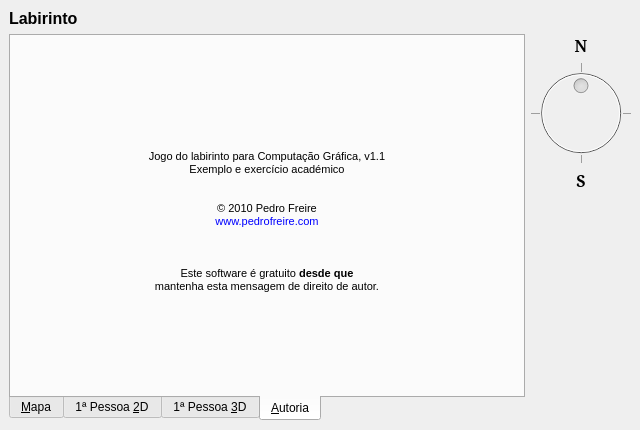
<?xml version="1.0" encoding="UTF-8"?>
<ui version="4.0">
 <author>Pedro Freire (www.pedrofreire.com)</author>
 <class>MainWindow</class>
 <widget class="QMainWindow" name="MainWindow">
  <property name="geometry">
   <rect>
    <x>0</x>
    <y>0</y>
    <width>640</width>
    <height>430</height>
   </rect>
  </property>
  <property name="windowTitle">
   <string>CG Maze (Labirinto)</string>
  </property>
  <property name="windowIcon">
   <iconset resource="imgs.qrc">
    <normaloff>:/mainwindow/imgs/mainwindow.icon.png</normaloff>:/mainwindow/imgs/mainwindow.icon.png</iconset>
  </property>
  <widget class="QWidget" name="centralwidget">
   <layout class="QVBoxLayout" name="verticalLayout">
    <item>
     <widget class="QLabel" name="label">
      <property name="font">
       <font>
        <pointsize>12</pointsize>
        <weight>75</weight>
        <bold>true</bold>
       </font>
      </property>
      <property name="toolTip">
       <string/>
      </property>
      <property name="text">
       <string>Labirinto</string>
      </property>
     </widget>
    </item>
    <item>
     <layout class="QHBoxLayout" name="horiz">
      <item>
       <widget class="QTabWidget" name="tabSet">
        <property name="enabled">
         <bool>true</bool>
        </property>
        <property name="contextMenuPolicy">
         <enum>Qt::NoContextMenu</enum>
        </property>
        <property name="tabPosition">
         <enum>QTabWidget::South</enum>
        </property>
        <property name="tabShape">
         <enum>QTabWidget::Rounded</enum>
        </property>
        <property name="currentIndex">
         <number>3</number>
        </property>
        <property name="elideMode">
         <enum>Qt::ElideNone</enum>
        </property>
        <property name="usesScrollButtons">
         <bool>false</bool>
        </property>
        <widget class="QWidget" name="tabMap">
         <attribute name="title">
          <string>&amp;Mapa</string>
         </attribute>
         <attribute name="toolTip">
          <string>Vista de cima do labirinto (mapa)</string>
         </attribute>
         <layout class="QVBoxLayout" name="verticalLayout_2">
          <item>
           <widget class="QFrame" name="frame">
            <property name="frameShape">
             <enum>QFrame::Box</enum>
            </property>
            <property name="frameShadow">
             <enum>QFrame::Plain</enum>
            </property>
            <layout class="QVBoxLayout" name="verticalLayout_5">
             <property name="margin">
              <number>0</number>
             </property>
             <item>
              <widget class="ViewMapGL" name="glViewMap" native="true">
               <property name="contextMenuPolicy">
                <enum>Qt::NoContextMenu</enum>
               </property>
              </widget>
             </item>
            </layout>
           </widget>
          </item>
          <item>
           <layout class="QHBoxLayout" name="horizontalLayout_2">
            <item>
             <spacer name="horizontalSpacer_4">
              <property name="orientation">
               <enum>Qt::Horizontal</enum>
              </property>
              <property name="sizeHint" stdset="0">
               <size>
                <width>40</width>
                <height>20</height>
               </size>
              </property>
             </spacer>
            </item>
            <item>
             <widget class="QPushButton" name="pushNew">
              <property name="minimumSize">
               <size>
                <width>0</width>
                <height>26</height>
               </size>
              </property>
              <property name="contextMenuPolicy">
               <enum>Qt::NoContextMenu</enum>
              </property>
              <property name="toolTip">
               <string>Começar de novo com outro labirinto</string>
              </property>
              <property name="text">
               <string>&amp;Novo</string>
              </property>
             </widget>
            </item>
            <item>
             <spacer name="horizontalSpacer_2">
              <property name="orientation">
               <enum>Qt::Horizontal</enum>
              </property>
              <property name="sizeHint" stdset="0">
               <size>
                <width>40</width>
                <height>20</height>
               </size>
              </property>
             </spacer>
            </item>
           </layout>
          </item>
         </layout>
        </widget>
        <widget class="QWidget" name="tabFP2D">
         <property name="enabled">
          <bool>true</bool>
         </property>
         <attribute name="title">
          <string>1ª Pessoa &amp;2D</string>
         </attribute>
         <attribute name="toolTip">
          <string>Vista de dentro do labirinto (com OpenGL 2D)</string>
         </attribute>
         <layout class="QVBoxLayout" name="verticalLayout_3">
          <item>
           <widget class="QFrame" name="frame_2">
            <property name="frameShape">
             <enum>QFrame::Box</enum>
            </property>
            <property name="frameShadow">
             <enum>QFrame::Plain</enum>
            </property>
            <layout class="QVBoxLayout" name="verticalLayout_6">
             <property name="margin">
              <number>0</number>
             </property>
             <item>
              <widget class="View2DGL" name="glView2D" native="true">
               <property name="contextMenuPolicy">
                <enum>Qt::NoContextMenu</enum>
               </property>
              </widget>
             </item>
            </layout>
           </widget>
          </item>
          <item>
           <layout class="QHBoxLayout" name="horizontalLayout">
            <item>
             <spacer name="horizontalSpacer_3">
              <property name="orientation">
               <enum>Qt::Horizontal</enum>
              </property>
              <property name="sizeHint" stdset="0">
               <size>
                <width>40</width>
                <height>20</height>
               </size>
              </property>
             </spacer>
            </item>
            <item>
             <widget class="QPushButton" name="pushTurnLeft2D">
              <property name="minimumSize">
               <size>
                <width>32</width>
                <height>24</height>
               </size>
              </property>
              <property name="contextMenuPolicy">
               <enum>Qt::NoContextMenu</enum>
              </property>
              <property name="toolTip">
               <string>Virar à esquerda</string>
              </property>
              <property name="text">
               <string/>
              </property>
              <property name="icon">
               <iconset resource="imgs.qrc">
                <normaloff>:/mainwindow/imgs/mainwindow.icon.turnLeft.png</normaloff>:/mainwindow/imgs/mainwindow.icon.turnLeft.png</iconset>
              </property>
              <property name="iconSize">
               <size>
                <width>11</width>
                <height>9</height>
               </size>
              </property>
              <property name="shortcut">
               <string notr="true">Left</string>
              </property>
             </widget>
            </item>
            <item>
             <widget class="QPushButton" name="pushMoveFwd2D">
              <property name="minimumSize">
               <size>
                <width>48</width>
                <height>26</height>
               </size>
              </property>
              <property name="contextMenuPolicy">
               <enum>Qt::NoContextMenu</enum>
              </property>
              <property name="toolTip">
               <string>Avançar</string>
              </property>
              <property name="text">
               <string/>
              </property>
              <property name="icon">
               <iconset resource="imgs.qrc">
                <normaloff>:/mainwindow/imgs/mainwindow.icon.goFwd.png</normaloff>:/mainwindow/imgs/mainwindow.icon.goFwd.png</iconset>
              </property>
              <property name="iconSize">
               <size>
                <width>11</width>
                <height>11</height>
               </size>
              </property>
              <property name="shortcut">
               <string notr="true">Up</string>
              </property>
             </widget>
            </item>
            <item>
             <widget class="QPushButton" name="pushTurnRight2D">
              <property name="minimumSize">
               <size>
                <width>32</width>
                <height>24</height>
               </size>
              </property>
              <property name="contextMenuPolicy">
               <enum>Qt::NoContextMenu</enum>
              </property>
              <property name="toolTip">
               <string>Virar à direita</string>
              </property>
              <property name="text">
               <string/>
              </property>
              <property name="icon">
               <iconset resource="imgs.qrc">
                <normaloff>:/mainwindow/imgs/mainwindow.icon.turnRight.png</normaloff>:/mainwindow/imgs/mainwindow.icon.turnRight.png</iconset>
              </property>
              <property name="iconSize">
               <size>
                <width>11</width>
                <height>9</height>
               </size>
              </property>
              <property name="shortcut">
               <string notr="true">Right</string>
              </property>
              <property name="flat">
               <bool>false</bool>
              </property>
             </widget>
            </item>
            <item>
             <spacer name="horizontalSpacer">
              <property name="orientation">
               <enum>Qt::Horizontal</enum>
              </property>
              <property name="sizeHint" stdset="0">
               <size>
                <width>40</width>
                <height>20</height>
               </size>
              </property>
             </spacer>
            </item>
           </layout>
          </item>
         </layout>
        </widget>
        <widget class="QWidget" name="tabFP3D">
         <property name="enabled">
          <bool>true</bool>
         </property>
         <attribute name="title">
          <string>1ª Pessoa &amp;3D</string>
         </attribute>
         <attribute name="toolTip">
          <string>Vista de dentro do labirinto (com OpenGL 3D)</string>
         </attribute>
         <layout class="QVBoxLayout" name="verticalLayout_7">
          <item>
           <widget class="QFrame" name="frame_3">
            <property name="frameShape">
             <enum>QFrame::Box</enum>
            </property>
            <property name="frameShadow">
             <enum>QFrame::Plain</enum>
            </property>
            <layout class="QVBoxLayout" name="verticalLayout_8">
             <property name="margin">
              <number>0</number>
             </property>
             <item>
              <widget class="View3DGL" name="glView3D" native="true">
               <property name="contextMenuPolicy">
                <enum>Qt::NoContextMenu</enum>
               </property>
              </widget>
             </item>
            </layout>
           </widget>
          </item>
          <item>
           <layout class="QHBoxLayout" name="horizontalLayout_8">
            <item>
             <spacer name="horizontalSpacer_9">
              <property name="orientation">
               <enum>Qt::Horizontal</enum>
              </property>
              <property name="sizeHint" stdset="0">
               <size>
                <width>40</width>
                <height>20</height>
               </size>
              </property>
             </spacer>
            </item>
            <item>
             <widget class="QPushButton" name="pushTurnLeft3D">
              <property name="minimumSize">
               <size>
                <width>32</width>
                <height>24</height>
               </size>
              </property>
              <property name="contextMenuPolicy">
               <enum>Qt::NoContextMenu</enum>
              </property>
              <property name="toolTip">
               <string>Virar à esquerda</string>
              </property>
              <property name="text">
               <string/>
              </property>
              <property name="icon">
               <iconset resource="imgs.qrc">
                <normaloff>:/mainwindow/imgs/mainwindow.icon.turnLeft.png</normaloff>:/mainwindow/imgs/mainwindow.icon.turnLeft.png</iconset>
              </property>
              <property name="iconSize">
               <size>
                <width>11</width>
                <height>9</height>
               </size>
              </property>
              <property name="shortcut">
               <string notr="true">Left</string>
              </property>
             </widget>
            </item>
            <item>
             <widget class="QPushButton" name="pushMoveFwd3D">
              <property name="minimumSize">
               <size>
                <width>48</width>
                <height>26</height>
               </size>
              </property>
              <property name="contextMenuPolicy">
               <enum>Qt::NoContextMenu</enum>
              </property>
              <property name="toolTip">
               <string>Avançar</string>
              </property>
              <property name="text">
               <string/>
              </property>
              <property name="icon">
               <iconset resource="imgs.qrc">
                <normaloff>:/mainwindow/imgs/mainwindow.icon.goFwd.png</normaloff>:/mainwindow/imgs/mainwindow.icon.goFwd.png</iconset>
              </property>
              <property name="iconSize">
               <size>
                <width>11</width>
                <height>11</height>
               </size>
              </property>
              <property name="shortcut">
               <string notr="true">Up</string>
              </property>
             </widget>
            </item>
            <item>
             <widget class="QPushButton" name="pushTurnRight3D">
              <property name="minimumSize">
               <size>
                <width>32</width>
                <height>24</height>
               </size>
              </property>
              <property name="contextMenuPolicy">
               <enum>Qt::NoContextMenu</enum>
              </property>
              <property name="toolTip">
               <string>Virar à direita</string>
              </property>
              <property name="text">
               <string/>
              </property>
              <property name="icon">
               <iconset resource="imgs.qrc">
                <normaloff>:/mainwindow/imgs/mainwindow.icon.turnRight.png</normaloff>:/mainwindow/imgs/mainwindow.icon.turnRight.png</iconset>
              </property>
              <property name="iconSize">
               <size>
                <width>11</width>
                <height>9</height>
               </size>
              </property>
              <property name="shortcut">
               <string notr="true">Right</string>
              </property>
              <property name="flat">
               <bool>false</bool>
              </property>
             </widget>
            </item>
            <item>
             <spacer name="horizontalSpacer_10">
              <property name="orientation">
               <enum>Qt::Horizontal</enum>
              </property>
              <property name="sizeHint" stdset="0">
               <size>
                <width>40</width>
                <height>20</height>
               </size>
              </property>
             </spacer>
            </item>
           </layout>
          </item>
         </layout>
        </widget>
        <widget class="QWidget" name="tabAbout">
         <attribute name="title">
          <string>&amp;Autoria</string>
         </attribute>
         <attribute name="toolTip">
          <string>Autoria do jogo</string>
         </attribute>
         <layout class="QHBoxLayout" name="horizontalLayout_4">
          <item>
           <widget class="QLabel" name="label_4">
            <property name="text">
             <string>&lt;!DOCTYPE HTML PUBLIC &quot;-//W3C//DTD HTML 4.0//EN&quot; &quot;http://www.w3.org/TR/REC-html40/strict.dtd&quot;&gt;
&lt;html&gt;&lt;head&gt;&lt;meta name=&quot;qrichtext&quot; content=&quot;1&quot; /&gt;&lt;style type=&quot;text/css&quot;&gt;
p, li { white-space: pre-wrap; }
a, a:visited { text-decoration: none }
&lt;/style&gt;&lt;/head&gt;&lt;body style=&quot; font-family:'MS Shell Dlg 2'; font-size:8.25pt; font-weight:400; font-style:normal;&quot;&gt;
&lt;p style=&quot; margin-top:0px; margin-bottom:0px; margin-left:0px; margin-right:0px; -qt-block-indent:0; text-indent:0px;&quot;&gt;&lt;img src=&quot;:/mainwindow/imgs/mainwindow.icon.png&quot; /&gt;&lt;/p&gt;
&lt;p style=&quot;-qt-paragraph-type:empty; margin-top:0px; margin-bottom:0px; margin-left:0px; margin-right:0px; -qt-block-indent:0; text-indent:0px; font-size:8pt;&quot;&gt;&lt;/p&gt;
&lt;p style=&quot; margin-top:0px; margin-bottom:0px; margin-left:0px; margin-right:0px; -qt-block-indent:0; text-indent:0px;&quot;&gt;&lt;span style=&quot; font-size:8pt;&quot;&gt;Jogo do labirinto para Computação Gráfica, v1.1&lt;br /&gt;Exemplo e exercício académico&lt;/span&gt;&lt;/p&gt;
&lt;p style=&quot;-qt-paragraph-type:empty; margin-top:0px; margin-bottom:0px; margin-left:0px; margin-right:0px; -qt-block-indent:0; text-indent:0px; font-size:8pt;&quot;&gt;&lt;/p&gt;
&lt;p style=&quot;-qt-paragraph-type:empty; margin-top:0px; margin-bottom:0px; margin-left:0px; margin-right:0px; -qt-block-indent:0; text-indent:0px; font-size:8pt;&quot;&gt;&lt;/p&gt;
&lt;p style=&quot; margin-top:0px; margin-bottom:0px; margin-left:0px; margin-right:0px; -qt-block-indent:0; text-indent:0px;&quot;&gt;&lt;span style=&quot; font-size:8pt;&quot;&gt;© 2010 Pedro Freire&lt;/span&gt;&lt;/p&gt;
&lt;p style=&quot; margin-top:0px; margin-bottom:0px; margin-left:0px; margin-right:0px; -qt-block-indent:0; text-indent:0px;&quot;&gt;&lt;a href=&quot;http://www.pedrofreire.com/&quot; title=&quot;Visitar o site do autor&quot;&gt;www.pedrofreire.com&lt;/a&gt;&lt;/p&gt;
&lt;p style=&quot;-qt-paragraph-type:empty; margin-top:0px; margin-bottom:0px; margin-left:0px; margin-right:0px; -qt-block-indent:0; text-indent:0px; font-size:8pt;&quot;&gt;&lt;/p&gt;
&lt;p style=&quot; margin-top:0px; margin-bottom:0px; margin-left:0px; margin-right:0px; -qt-block-indent:0; text-indent:0px;&quot;&gt;&lt;a href=&quot;http://creativecommons.org/licenses/by-nc-sa/2.5/pt/&quot; title=&quot;Ler o texto completo da licença&quot;&gt;&lt;img src=&quot;:/mainwindow/imgs/mainwindow.icon.cc.png&quot; /&gt;&lt;/a&gt;&lt;/p&gt;
&lt;p style=&quot;-qt-paragraph-type:empty; margin-top:0px; margin-bottom:0px; margin-left:0px; margin-right:0px; -qt-block-indent:0; text-indent:0px; font-size:8pt;&quot;&gt;&lt;/p&gt;
&lt;p style=&quot; margin-top:0px; margin-bottom:0px; margin-left:0px; margin-right:0px; -qt-block-indent:0; text-indent:0px;&quot;&gt;&lt;span style=&quot; font-size:8pt;&quot;&gt;Este software é gratuito &lt;b&gt;desde que&lt;/b&gt;&lt;br&gt;mantenha esta mensagem de direito de autor.&lt;/span&gt;&lt;/p&gt;
&lt;p style=&quot;-qt-paragraph-type:empty; margin-top:0px; margin-bottom:0px; margin-left:0px; margin-right:0px; -qt-block-indent:0; text-indent:0px; font-size:8pt;&quot;&gt;&lt;/p&gt;
&lt;/body&gt;&lt;/html&gt;</string>
            </property>
            <property name="alignment">
             <set>Qt::AlignCenter</set>
            </property>
            <property name="wordWrap">
             <bool>true</bool>
            </property>
            <property name="openExternalLinks">
             <bool>true</bool>
            </property>
           </widget>
          </item>
         </layout>
        </widget>
       </widget>
      </item>
      <item>
       <layout class="QVBoxLayout" name="verticalLayout_4">
        <item>
         <widget class="QLabel" name="label_2">
          <property name="font">
           <font>
            <family>MS Serif</family>
            <pointsize>12</pointsize>
            <weight>75</weight>
            <bold>true</bold>
           </font>
          </property>
          <property name="contextMenuPolicy">
           <enum>Qt::NoContextMenu</enum>
          </property>
          <property name="toolTip">
           <string>Norte</string>
          </property>
          <property name="text">
           <string>N</string>
          </property>
          <property name="alignment">
           <set>Qt::AlignCenter</set>
          </property>
         </widget>
        </item>
        <item>
         <widget class="QDial" name="dialCompass">
          <property name="enabled">
           <bool>false</bool>
          </property>
          <property name="focusPolicy">
           <enum>Qt::NoFocus</enum>
          </property>
          <property name="contextMenuPolicy">
           <enum>Qt::NoContextMenu</enum>
          </property>
          <property name="toolTip">
           <string>Orientação da vista</string>
          </property>
          <property name="maximum">
           <number>4</number>
          </property>
          <property name="singleStep">
           <number>1</number>
          </property>
          <property name="pageStep">
           <number>1</number>
          </property>
          <property name="value">
           <number>2</number>
          </property>
          <property name="sliderPosition">
           <number>2</number>
          </property>
          <property name="tracking">
           <bool>false</bool>
          </property>
          <property name="orientation">
           <enum>Qt::Horizontal</enum>
          </property>
          <property name="invertedAppearance">
           <bool>false</bool>
          </property>
          <property name="invertedControls">
           <bool>false</bool>
          </property>
          <property name="wrapping">
           <bool>true</bool>
          </property>
          <property name="notchTarget">
           <double>1.000000000000000</double>
          </property>
          <property name="notchesVisible">
           <bool>true</bool>
          </property>
         </widget>
        </item>
        <item>
         <widget class="QLabel" name="label_3">
          <property name="font">
           <font>
            <family>MS Serif</family>
            <pointsize>12</pointsize>
            <weight>75</weight>
            <bold>true</bold>
           </font>
          </property>
          <property name="contextMenuPolicy">
           <enum>Qt::NoContextMenu</enum>
          </property>
          <property name="toolTip">
           <string>Sul</string>
          </property>
          <property name="text">
           <string>S</string>
          </property>
          <property name="alignment">
           <set>Qt::AlignCenter</set>
          </property>
         </widget>
        </item>
        <item>
         <spacer name="verticalSpacer">
          <property name="orientation">
           <enum>Qt::Vertical</enum>
          </property>
          <property name="sizeHint" stdset="0">
           <size>
            <width>20</width>
            <height>40</height>
           </size>
          </property>
         </spacer>
        </item>
       </layout>
      </item>
     </layout>
    </item>
   </layout>
  </widget>
  <widget class="QMenuBar" name="menubar">
   <property name="geometry">
    <rect>
     <x>0</x>
     <y>0</y>
     <width>640</width>
     <height>21</height>
    </rect>
   </property>
  </widget>
 </widget>
 <customwidgets>
  <customwidget>
   <class>ViewMapGL</class>
   <extends>QWidget</extends>
   <header>view_gl.h</header>
   <container>1</container>
  </customwidget>
  <customwidget>
   <class>View2DGL</class>
   <extends>QWidget</extends>
   <header>view_gl.h</header>
   <container>1</container>
  </customwidget>
  <customwidget>
   <class>View3DGL</class>
   <extends>QWidget</extends>
   <header>view_gl.h</header>
   <container>1</container>
  </customwidget>
 </customwidgets>
 <tabstops>
  <tabstop>tabSet</tabstop>
  <tabstop>pushNew</tabstop>
  <tabstop>pushTurnLeft2D</tabstop>
  <tabstop>pushMoveFwd2D</tabstop>
  <tabstop>pushTurnRight2D</tabstop>
  <tabstop>dialCompass</tabstop>
 </tabstops>
 <resources>
  <include location="imgs.qrc"/>
 </resources>
 <connections/>
</ui>
